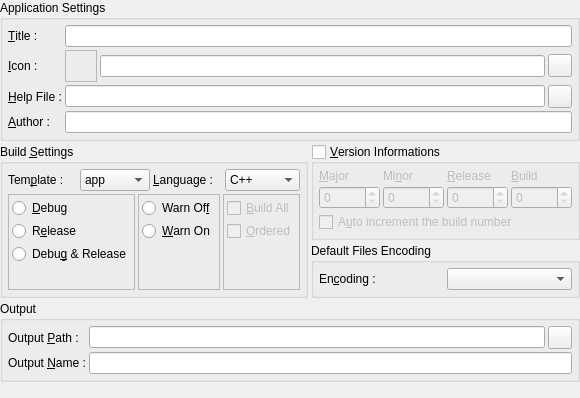
     <widget class="QWidget" name="wApplication" >
      <layout class="QGridLayout" >
       <property name="leftMargin" >
        <number>0</number>
       </property>
       <property name="topMargin" >
        <number>0</number>
       </property>
       <property name="rightMargin" >
        <number>0</number>
       </property>
       <property name="bottomMargin" >
        <number>0</number>
       </property>
       <property name="horizontalSpacing" >
        <number>3</number>
       </property>
       <property name="verticalSpacing" >
        <number>3</number>
       </property>
       <item row="0" column="0" colspan="2" >
        <widget class="QGroupBox" name="gbApplication" >
         <property name="sizePolicy" >
          <sizepolicy vsizetype="Fixed" hsizetype="Preferred" >
           <horstretch>0</horstretch>
           <verstretch>0</verstretch>
          </sizepolicy>
         </property>
         <property name="title" >
          <string>Application Settings</string>
         </property>
         <layout class="QGridLayout" >
          <property name="leftMargin" >
           <number>5</number>
          </property>
          <property name="topMargin" >
           <number>5</number>
          </property>
          <property name="rightMargin" >
           <number>5</number>
          </property>
          <property name="bottomMargin" >
           <number>5</number>
          </property>
          <property name="horizontalSpacing" >
           <number>3</number>
          </property>
          <property name="verticalSpacing" >
           <number>3</number>
          </property>
          <item row="0" column="0" >
           <widget class="QLabel" name="lTitle" >
            <property name="text" >
             <string>&amp;Title :</string>
            </property>
            <property name="buddy" >
             <cstring>leTitle</cstring>
            </property>
           </widget>
          </item>
          <item row="1" column="2" >
           <widget class="QLineEdit" name="leIcon" >
            <property name="statusTip" >
             <string>APP_ICON</string>
            </property>
           </widget>
          </item>
          <item row="2" column="1" colspan="2" >
           <widget class="QLineEdit" name="leHelpFile" >
            <property name="statusTip" >
             <string>APP_HELP_FILE</string>
            </property>
           </widget>
          </item>
          <item row="1" column="0" >
           <widget class="QLabel" name="lIcon" >
            <property name="text" >
             <string>&amp;Icon :</string>
            </property>
            <property name="buddy" >
             <cstring>tbIcon</cstring>
            </property>
           </widget>
          </item>
          <item row="2" column="3" >
           <widget class="QToolButton" name="tbHelpFile" >
            <property name="icon" >
             <iconset resource="../resources/QMake.qrc" >:/icons/icons/filefolder.png</iconset>
            </property>
           </widget>
          </item>
          <item row="2" column="0" >
           <widget class="QLabel" name="lHelpFile" >
            <property name="text" >
             <string>&amp;Help File :</string>
            </property>
            <property name="buddy" >
             <cstring>tbHelpFile</cstring>
            </property>
           </widget>
          </item>
          <item row="1" column="1" >
           <widget class="QLabel" name="lPixmap" >
            <property name="minimumSize" >
             <size>
              <width>32</width>
              <height>32</height>
             </size>
            </property>
            <property name="maximumSize" >
             <size>
              <width>32</width>
              <height>32</height>
             </size>
            </property>
            <property name="frameShape" >
             <enum>QFrame::StyledPanel</enum>
            </property>
            <property name="scaledContents" >
             <bool>true</bool>
            </property>
            <property name="alignment" >
             <set>Qt::AlignCenter</set>
            </property>
           </widget>
          </item>
          <item row="0" column="1" colspan="3" >
           <widget class="QLineEdit" name="leTitle" >
            <property name="statusTip" >
             <string>APP_TITLE</string>
            </property>
           </widget>
          </item>
          <item row="1" column="3" >
           <widget class="QToolButton" name="tbIcon" >
            <property name="icon" >
             <iconset resource="../resources/QMake.qrc" >:/icons/icons/filefolder.png</iconset>
            </property>
           </widget>
          </item>
          <item row="3" column="0" >
           <widget class="QLabel" name="lAuthor" >
            <property name="text" >
             <string>&amp;Author :</string>
            </property>
            <property name="buddy" >
             <cstring>leAuthor</cstring>
            </property>
           </widget>
          </item>
          <item row="3" column="1" colspan="3" >
           <widget class="QLineEdit" name="leAuthor" >
            <property name="statusTip" >
             <string>APP_AUTHOR</string>
            </property>
           </widget>
          </item>
         </layout>
        </widget>
       </item>
       <item rowspan="2" row="1" column="0" >
        <widget class="QGroupBox" name="gbBuild" >
         <property name="title" >
          <string>Build &amp;Settings</string>
         </property>
         <layout class="QGridLayout" >
          <property name="leftMargin" >
           <number>5</number>
          </property>
          <property name="topMargin" >
           <number>5</number>
          </property>
          <property name="rightMargin" >
           <number>5</number>
          </property>
          <property name="bottomMargin" >
           <number>5</number>
          </property>
          <property name="horizontalSpacing" >
           <number>3</number>
          </property>
          <property name="verticalSpacing" >
           <number>3</number>
          </property>
          <item row="0" column="0" colspan="3" >
           <layout class="QHBoxLayout" >
            <property name="spacing" >
             <number>3</number>
            </property>
            <property name="leftMargin" >
             <number>0</number>
            </property>
            <property name="topMargin" >
             <number>0</number>
            </property>
            <property name="rightMargin" >
             <number>0</number>
            </property>
            <property name="bottomMargin" >
             <number>0</number>
            </property>
            <item>
             <widget class="QLabel" name="lTemplate" >
              <property name="text" >
               <string>Tem&amp;plate :</string>
              </property>
              <property name="buddy" >
               <cstring>cbTemplate</cstring>
              </property>
             </widget>
            </item>
            <item>
             <widget class="QComboBox" name="cbTemplate" >
              <property name="statusTip" >
               <string>TEMPLATE</string>
              </property>
              <item>
               <property name="text" >
                <string>app</string>
               </property>
               <property name="icon" >
                <iconset resource="../resources/QMake.qrc" >:/icons/icons/form.png</iconset>
               </property>
              </item>
              <item>
               <property name="text" >
                <string>lib</string>
               </property>
               <property name="icon" >
                <iconset resource="../resources/QMake.qrc" >:/icons/icons/misc.png</iconset>
               </property>
              </item>
              <item>
               <property name="text" >
                <string>vcapp</string>
               </property>
               <property name="icon" >
                <iconset resource="../resources/QMake.qrc" >:/icons/icons/form.png</iconset>
               </property>
              </item>
              <item>
               <property name="text" >
                <string>vclib</string>
               </property>
               <property name="icon" >
                <iconset resource="../resources/QMake.qrc" >:/icons/icons/misc.png</iconset>
               </property>
              </item>
              <item>
               <property name="text" >
                <string>subdirs</string>
               </property>
               <property name="icon" >
                <iconset resource="../resources/QMake.qrc" >:/icons/icons/folder.png</iconset>
               </property>
              </item>
             </widget>
            </item>
            <item>
             <widget class="QLabel" name="lLanguage" >
              <property name="text" >
               <string>&amp;Language :</string>
              </property>
              <property name="buddy" >
               <cstring>cbLanguage</cstring>
              </property>
             </widget>
            </item>
            <item>
             <widget class="QComboBox" name="cbLanguage" >
              <property name="statusTip" >
               <string>LANGUAGE</string>
              </property>
              <item>
               <property name="text" >
                <string>C++</string>
               </property>
               <property name="icon" >
                <iconset resource="../resources/QMake.qrc" >:/icons/icons/misc.png</iconset>
               </property>
              </item>
              <item>
               <property name="text" >
                <string>Qt4/C++</string>
               </property>
               <property name="icon" >
                <iconset resource="../resources/QMake.qrc" >:/icons/icons/qt.png</iconset>
               </property>
              </item>
             </widget>
            </item>
           </layout>
          </item>
          <item row="1" column="1" >
           <widget class="QFrame" name="fWarn" >
            <property name="sizePolicy" >
             <sizepolicy vsizetype="Preferred" hsizetype="Maximum" >
              <horstretch>0</horstretch>
              <verstretch>0</verstretch>
             </sizepolicy>
            </property>
            <property name="frameShape" >
             <enum>QFrame::StyledPanel</enum>
            </property>
            <layout class="QVBoxLayout" >
             <property name="spacing" >
              <number>3</number>
             </property>
             <property name="leftMargin" >
              <number>3</number>
             </property>
             <property name="topMargin" >
              <number>3</number>
             </property>
             <property name="rightMargin" >
              <number>3</number>
             </property>
             <property name="bottomMargin" >
              <number>3</number>
             </property>
             <item>
              <widget class="QRadioButton" name="rbWarnOff" >
               <property name="statusTip" >
                <string>warn_off</string>
               </property>
               <property name="text" >
                <string>Warn Of&amp;f</string>
               </property>
              </widget>
             </item>
             <item>
              <widget class="QRadioButton" name="rbWarnOn" >
               <property name="statusTip" >
                <string>warn_on</string>
               </property>
               <property name="text" >
                <string>&amp;Warn On</string>
               </property>
              </widget>
             </item>
             <item>
              <spacer>
               <property name="orientation" >
                <enum>Qt::Vertical</enum>
               </property>
               <property name="sizeHint" >
                <size>
                 <width>20</width>
                 <height>0</height>
                </size>
               </property>
              </spacer>
             </item>
            </layout>
           </widget>
          </item>
          <item row="1" column="2" >
           <widget class="QFrame" name="fBuildAll" >
            <property name="sizePolicy" >
             <sizepolicy vsizetype="Preferred" hsizetype="Maximum" >
              <horstretch>0</horstretch>
              <verstretch>0</verstretch>
             </sizepolicy>
            </property>
            <property name="frameShape" >
             <enum>QFrame::StyledPanel</enum>
            </property>
            <layout class="QVBoxLayout" >
             <property name="spacing" >
              <number>3</number>
             </property>
             <property name="leftMargin" >
              <number>3</number>
             </property>
             <property name="topMargin" >
              <number>3</number>
             </property>
             <property name="rightMargin" >
              <number>3</number>
             </property>
             <property name="bottomMargin" >
              <number>3</number>
             </property>
             <item>
              <widget class="QCheckBox" name="cbBuildAll" >
               <property name="enabled" >
                <bool>false</bool>
               </property>
               <property name="statusTip" >
                <string>build_all</string>
               </property>
               <property name="text" >
                <string>&amp;Build All</string>
               </property>
              </widget>
             </item>
             <item>
              <widget class="QCheckBox" name="cbOrdered" >
               <property name="enabled" >
                <bool>false</bool>
               </property>
               <property name="statusTip" >
                <string>ordered</string>
               </property>
               <property name="text" >
                <string>&amp;Ordered</string>
               </property>
              </widget>
             </item>
             <item>
              <spacer>
               <property name="orientation" >
                <enum>Qt::Vertical</enum>
               </property>
               <property name="sizeHint" >
                <size>
                 <width>20</width>
                 <height>0</height>
                </size>
               </property>
              </spacer>
             </item>
            </layout>
           </widget>
          </item>
          <item row="1" column="0" >
           <widget class="QFrame" name="fBuildType" >
            <property name="sizePolicy" >
             <sizepolicy vsizetype="Preferred" hsizetype="Preferred" >
              <horstretch>0</horstretch>
              <verstretch>0</verstretch>
             </sizepolicy>
            </property>
            <property name="frameShape" >
             <enum>QFrame::StyledPanel</enum>
            </property>
            <layout class="QVBoxLayout" >
             <property name="spacing" >
              <number>3</number>
             </property>
             <property name="leftMargin" >
              <number>3</number>
             </property>
             <property name="topMargin" >
              <number>3</number>
             </property>
             <property name="rightMargin" >
              <number>3</number>
             </property>
             <property name="bottomMargin" >
              <number>3</number>
             </property>
             <item>
              <widget class="QRadioButton" name="rbDebug" >
               <property name="statusTip" >
                <string>debug</string>
               </property>
               <property name="text" >
                <string>&amp;Debug</string>
               </property>
              </widget>
             </item>
             <item>
              <widget class="QRadioButton" name="rbRelease" >
               <property name="statusTip" >
                <string>release</string>
               </property>
               <property name="text" >
                <string>R&amp;elease</string>
               </property>
              </widget>
             </item>
             <item>
              <widget class="QRadioButton" name="rbDebugRelease" >
               <property name="statusTip" >
                <string>debug_and_release</string>
               </property>
               <property name="text" >
                <string>Debu&amp;g &amp;&amp; Release</string>
               </property>
              </widget>
             </item>
             <item>
              <spacer>
               <property name="orientation" >
                <enum>Qt::Vertical</enum>
               </property>
               <property name="sizeHint" >
                <size>
                 <width>20</width>
                 <height>0</height>
                </size>
               </property>
              </spacer>
             </item>
            </layout>
           </widget>
          </item>
         </layout>
        </widget>
       </item>
       <item row="1" column="1" >
        <widget class="QGroupBox" name="gbVersion" >
         <property name="statusTip" >
          <string>VERSION</string>
         </property>
         <property name="title" >
          <string>&amp;Version Informations</string>
         </property>
         <property name="checkable" >
          <bool>true</bool>
         </property>
         <property name="checked" >
          <bool>false</bool>
         </property>
         <layout class="QGridLayout" >
          <property name="leftMargin" >
           <number>5</number>
          </property>
          <property name="topMargin" >
           <number>5</number>
          </property>
          <property name="rightMargin" >
           <number>5</number>
          </property>
          <property name="bottomMargin" >
           <number>5</number>
          </property>
          <property name="horizontalSpacing" >
           <number>3</number>
          </property>
          <property name="verticalSpacing" >
           <number>3</number>
          </property>
          <item row="2" column="0" colspan="4" >
           <widget class="QCheckBox" name="cbBuildAutoIncrement" >
            <property name="statusTip" >
             <string>APP_AUTO_INCREMENT</string>
            </property>
            <property name="text" >
             <string>A&amp;uto increment the build number</string>
            </property>
           </widget>
          </item>
          <item row="0" column="3" >
           <widget class="QLabel" name="lBuild" >
            <property name="text" >
             <string>&amp;Build</string>
            </property>
            <property name="buddy" >
             <cstring>sbBuild</cstring>
            </property>
           </widget>
          </item>
          <item row="1" column="3" >
           <widget class="QSpinBox" name="sbBuild" >
            <property name="maximum" >
             <number>32767</number>
            </property>
           </widget>
          </item>
          <item row="1" column="2" >
           <widget class="QSpinBox" name="sbRelease" >
            <property name="maximum" >
             <number>32767</number>
            </property>
           </widget>
          </item>
          <item row="1" column="1" >
           <widget class="QSpinBox" name="sbMinor" >
            <property name="maximum" >
             <number>32767</number>
            </property>
           </widget>
          </item>
          <item row="1" column="0" >
           <widget class="QSpinBox" name="sbMajor" >
            <property name="maximum" >
             <number>32767</number>
            </property>
           </widget>
          </item>
          <item row="0" column="2" >
           <widget class="QLabel" name="lRelease" >
            <property name="text" >
             <string>&amp;Release</string>
            </property>
            <property name="buddy" >
             <cstring>sbRelease</cstring>
            </property>
           </widget>
          </item>
          <item row="0" column="1" >
           <widget class="QLabel" name="lMinor" >
            <property name="text" >
             <string>Mi&amp;nor</string>
            </property>
            <property name="buddy" >
             <cstring>sbMinor</cstring>
            </property>
           </widget>
          </item>
          <item row="0" column="0" >
           <widget class="QLabel" name="lMajor" >
            <property name="text" >
             <string>&amp;Major</string>
            </property>
            <property name="buddy" >
             <cstring>sbMajor</cstring>
            </property>
           </widget>
          </item>
         </layout>
        </widget>
       </item>
       <item row="2" column="1" >
        <widget class="QGroupBox" name="gbEncoding" >
         <property name="title" >
          <string>Default Files Encoding</string>
         </property>
         <layout class="QHBoxLayout" >
          <property name="spacing" >
           <number>3</number>
          </property>
          <property name="leftMargin" >
           <number>5</number>
          </property>
          <property name="topMargin" >
           <number>5</number>
          </property>
          <property name="rightMargin" >
           <number>5</number>
          </property>
          <property name="bottomMargin" >
           <number>5</number>
          </property>
          <item>
           <widget class="QLabel" name="lEncoding" >
            <property name="text" >
             <string>En&amp;coding :</string>
            </property>
            <property name="buddy" >
             <cstring>cbEncodings</cstring>
            </property>
           </widget>
          </item>
          <item>
           <widget class="QComboBox" name="cbEncodings" >
            <property name="statusTip" >
             <string>ENCODING</string>
            </property>
           </widget>
          </item>
         </layout>
        </widget>
       </item>
       <item row="3" column="0" colspan="2" >
        <widget class="QGroupBox" name="gbOutput" >
         <property name="sizePolicy" >
          <sizepolicy vsizetype="Fixed" hsizetype="Preferred" >
           <horstretch>0</horstretch>
           <verstretch>0</verstretch>
          </sizepolicy>
         </property>
         <property name="title" >
          <string>Output</string>
         </property>
         <layout class="QGridLayout" >
          <property name="leftMargin" >
           <number>5</number>
          </property>
          <property name="topMargin" >
           <number>5</number>
          </property>
          <property name="rightMargin" >
           <number>5</number>
          </property>
          <property name="bottomMargin" >
           <number>5</number>
          </property>
          <property name="horizontalSpacing" >
           <number>3</number>
          </property>
          <property name="verticalSpacing" >
           <number>3</number>
          </property>
          <item row="0" column="0" >
           <widget class="QLabel" name="lOutputPath" >
            <property name="text" >
             <string>Output &amp;Path :</string>
            </property>
            <property name="buddy" >
             <cstring>tbOutputPath</cstring>
            </property>
           </widget>
          </item>
          <item row="0" column="1" >
           <widget class="QLineEdit" name="leOutputPath" >
            <property name="statusTip" >
             <string>DESTDIR</string>
            </property>
           </widget>
          </item>
          <item row="0" column="2" >
           <widget class="QToolButton" name="tbOutputPath" >
            <property name="icon" >
             <iconset resource="../resources/QMake.qrc" >:/icons/icons/folder.png</iconset>
            </property>
           </widget>
          </item>
          <item row="1" column="0" >
           <widget class="QLabel" name="lOutputName" >
            <property name="sizePolicy" >
             <sizepolicy vsizetype="Preferred" hsizetype="Fixed" >
              <horstretch>0</horstretch>
              <verstretch>0</verstretch>
             </sizepolicy>
            </property>
            <property name="text" >
             <string>Output &amp;Name :</string>
            </property>
            <property name="buddy" >
             <cstring>leOutputName</cstring>
            </property>
           </widget>
          </item>
          <item row="1" column="1" colspan="2" >
           <widget class="QLineEdit" name="leOutputName" >
            <property name="statusTip" >
             <string>TARGET</string>
            </property>
           </widget>
          </item>
         </layout>
        </widget>
       </item>
       <item row="4" column="0" colspan="2" >
        <spacer>
         <property name="orientation" >
          <enum>Qt::Vertical</enum>
         </property>
         <property name="sizeType" >
          <enum>QSizePolicy::Expanding</enum>
         </property>
         <property name="sizeHint" >
          <size>
           <width>527</width>
           <height>16</height>
          </size>
         </property>
        </spacer>
       </item>
      </layout>
     </widget>
